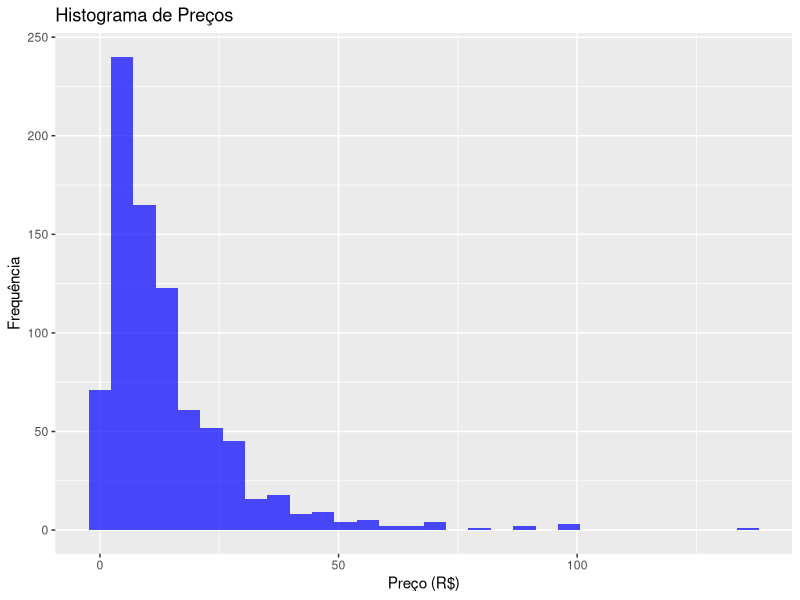
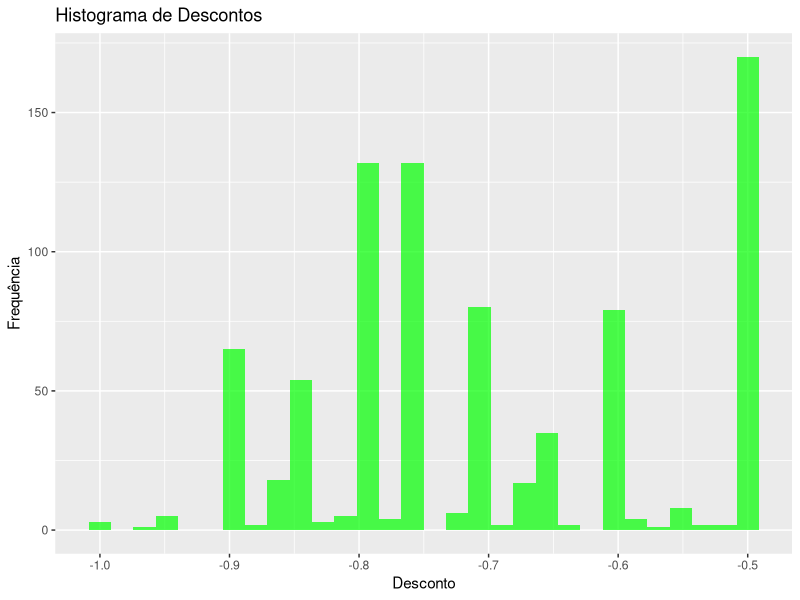
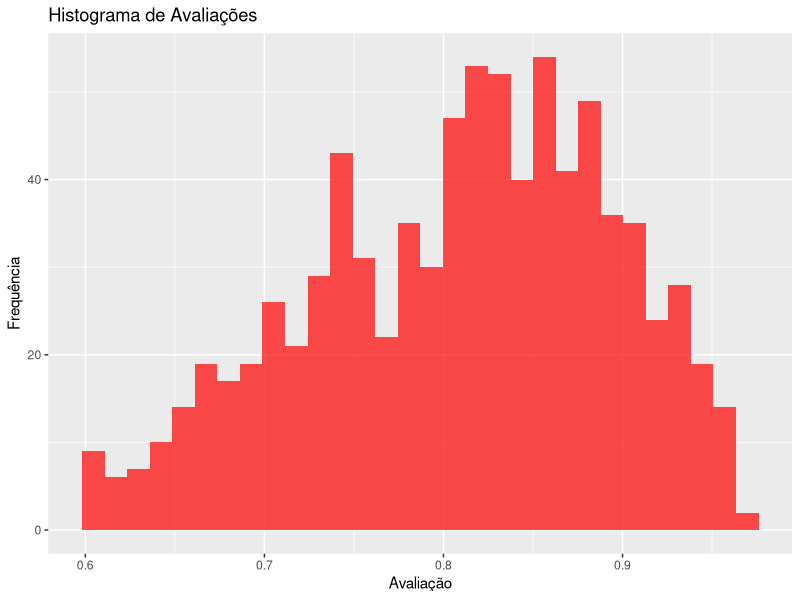

Generate these figures, in order, with R:
library(dplyr)
library(ggplot2)
library(lubridate)

dados <- read.csv("./steam_raspagem.csv")

dados$Price <- as.numeric(gsub("R\\$ ", "", gsub(",", ".", dados$Price)))
dados$Discount <- as.numeric(sub("%", "", dados$Discount)) / 100
dados$Rating <- as.numeric(sub("%", "", dados$Rating)) / 100

dados$Release <- dmy(paste("01", dados$Release))

summary(dados)


ggplot(dados, aes(x = Price)) + 
  geom_histogram(bins = 30, fill = "blue", alpha = 0.7) +
  labs(title = "Histograma de Preços", x = "Preço (R$)", y = "Frequência")

ggplot(dados, aes(x = Discount)) + 
  geom_histogram(bins = 30, fill = "green", alpha = 0.7) +
  labs(title = "Histograma de Descontos", x = "Desconto", y = "Frequência")

ggplot(dados, aes(x = Rating)) + 
  geom_histogram(bins = 30, fill = "red", alpha = 0.7) +
  labs(title = "Histograma de Avaliações", x = "Avaliação", y = "Frequência")


